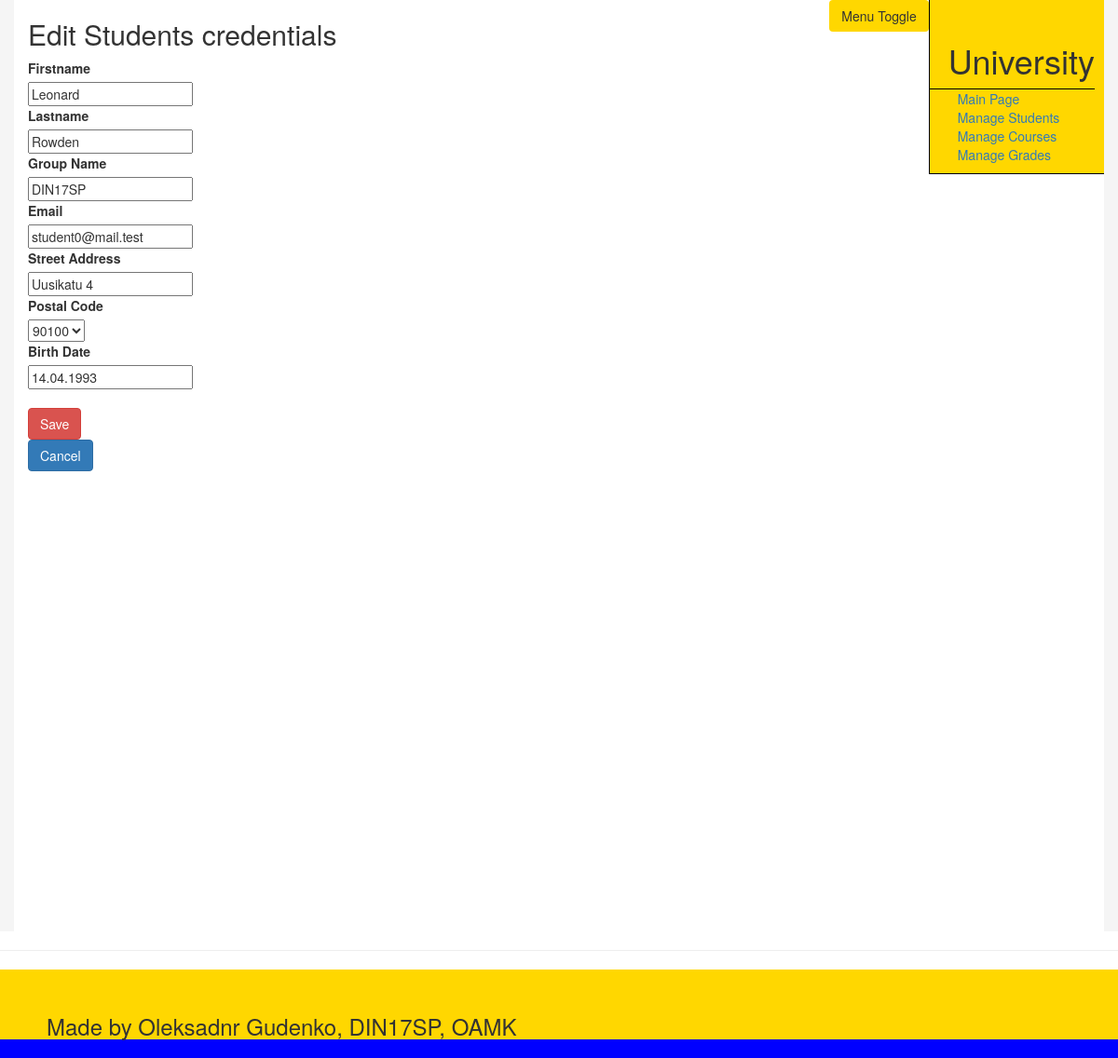
Screenshot of /index.php/student/edit_selected/2 with the database file from the repository.
### tables this page shows
CREATE TABLE `student` (
  `id_student` int(11) NOT NULL,
  `firstname` varchar(45) DEFAULT NULL,
  `lastname` varchar(45) DEFAULT NULL,
  `group_name` varchar(45) DEFAULT NULL,
  `email` varchar(45) DEFAULT NULL,
  `streetAddress` varchar(45) DEFAULT NULL,
  `postalCode` char(5) NOT NULL,
  `birthYear` char(10) DEFAULT NULL
);

### application/views/menu/content.php (called while the page is built, shortened)
<?php
$this->load->view('menu/header');
$this->load->view($page);
?>

### application/controllers/Student.php (called while the page is built, shortened)
<?php
class Student extends CI_Controller {
  public function edit_selected($edit_id){
    $this->load->model('Student_model');
    $data['postalCode_list']=$this->Student_model->get_postalCode_id();
    $data['id_student']=$edit_id;
    $data['chosen_student']=$this->Student_model->get_chosen_student($edit_id);
    $data['page']='student/edit_selected';
    $this->load->view('menu/content',$data);
  }
}

### index.php (called while the page is built, shortened)
<?php
require_once BASEPATH.'core/CodeIgniter.php';

### application/models/Student_model.php (called while the page is built, shortened)
<?php
class Student_model extends CI_model
{
  public function get_postalCode_id(){
    $this->db->select('postalCode');
    $this->db->from('postalcode');
    return $this->db->get()->result_array();
  }
  public function get_chosen_student($delete_id){
    $this->db->select('id_student,firstname,lastname,group_name,email,streetAddress,postalCode,birthYear');
    $this->db->from('student');
    $this->db->where('id_student',$delete_id);
    return $this->db->get()->result_array();
  }
}

### application/views/student/edit_selected.php (the view, shortened to what this page needs)
<h2>Edit Students credentials</h2>
<form class="" action="<?php echo site_url('student/save_edited'); ?>" method="post">
  <label>Firstname</label> <br>
  <input type="text" name="firstname" value="<?php echo $chosen_student[0]['firstname']; ?>"> <br>
  <label>Lastname</label> <br>
  <input type="text" name="lastname" value="<?php echo $chosen_student[0]['lastname']; ?>"> <br>
  <label>Group Name</label> <br>
  <input type="text" name="group_name" value="<?php echo $chosen_student[0]['group_name']; ?>"> <br>
  <label>Email</label> <br>
  <input type="text" name="email" value="<?php echo $chosen_student[0]['email']; ?>"> <br>
  <label>Street Address</label> <br>
  <input type="text" name="streetAddress" value="<?php echo $chosen_student[0]['streetAddress']; ?>"> <br>
  <label for="">Postal Code</label> <br>
  <select class="" name="postalCode">
    <?php
      foreach ($postalCode_list as $row){
        echo '<option value="'.$row['postalCode'].'">'.$row['postalCode'].'</option>';
      }
    ?>
  </select> <br>
  <label>Birth Date</label> <br>
  <input type="text" name="birthYear" value="<?php echo $chosen_student[0]['birthYear']; ?>"> <br> <br>
  <input class="btn btn-danger" type="submit" name="" value="Save">
</form>
<a href="<?php echo site_url('student/show_students'); ?>"><button class="btn btn-primary">Cancel</button></a>

### rows the page displays
student: firstname "Leonard", lastname "Rowden", group_name "DIN17SP", email "student0@mail.test", streetAddress "Uusikatu 4", birthYear "14.04.1993"

### other values shown
form field postalCode "90100"
